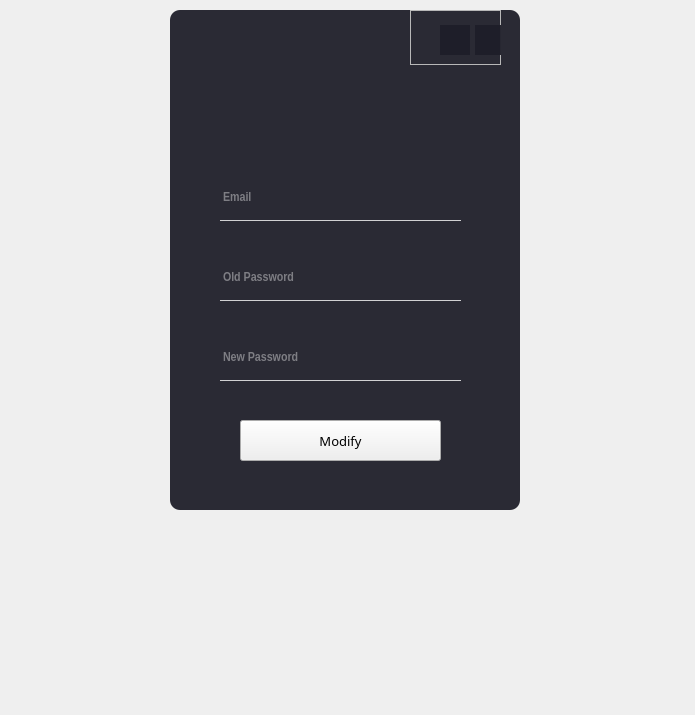
<?xml version="1.0" encoding="UTF-8"?>
<ui version="4.0">
 <class>Form</class>
 <widget class="QWidget" name="Form">
  <property name="geometry">
   <rect>
    <x>0</x>
    <y>0</y>
    <width>695</width>
    <height>715</height>
   </rect>
  </property>
  <property name="windowTitle">
   <string>Form</string>
  </property>
  <widget class="QWidget" name="widget" native="true">
   <property name="geometry">
    <rect>
     <x>170</x>
     <y>10</y>
     <width>350</width>
     <height>500</height>
    </rect>
   </property>
   <widget class="QLabel" name="label">
    <property name="geometry">
     <rect>
      <x>0</x>
      <y>0</y>
      <width>350</width>
      <height>500</height>
     </rect>
    </property>
    <property name="styleSheet">
     <string notr="true">background-color: rgba(30,30,40,240);
border-radius:10px;</string>
    </property>
    <property name="text">
     <string/>
    </property>
   </widget>
   <widget class="QLineEdit" name="Email_Text">
    <property name="geometry">
     <rect>
      <x>50</x>
      <y>170</y>
      <width>241</width>
      <height>41</height>
     </rect>
    </property>
    <property name="font">
     <font>
      <family>Arial Narrow</family>
      <pointsize>10</pointsize>
      <weight>75</weight>
      <bold>true</bold>
     </font>
    </property>
    <property name="styleSheet">
     <string notr="true">background-color: rgba(0, 0, 0,0);
border:1px solid rgba(0,0,0,0);
border-bottom-color:rgba(255,255,255,200);
padding-bottom:7px;
color:rgba(255,255,255,200);</string>
    </property>
    <property name="placeholderText">
     <string>Email</string>
    </property>
   </widget>
   <widget class="QLineEdit" name="Password_New_Text">
    <property name="geometry">
     <rect>
      <x>50</x>
      <y>330</y>
      <width>241</width>
      <height>41</height>
     </rect>
    </property>
    <property name="font">
     <font>
      <family>Arial Narrow</family>
      <pointsize>10</pointsize>
      <weight>75</weight>
      <bold>true</bold>
     </font>
    </property>
    <property name="styleSheet">
     <string notr="true">background-color: rgba(0, 0, 0,0);
border:1px solid rgba(0,0,0,0);
border-bottom-color:rgba(255,255,255,200);
padding-bottom:7px;
color:rgba(255,255,255,200);</string>
    </property>
    <property name="echoMode">
     <enum>QLineEdit::Password</enum>
    </property>
    <property name="placeholderText">
     <string>New Password</string>
    </property>
   </widget>
   <widget class="QPushButton" name="Modify_Password_Button">
    <property name="geometry">
     <rect>
      <x>70</x>
      <y>410</y>
      <width>201</width>
      <height>41</height>
     </rect>
    </property>
    <property name="font">
     <font>
      <family>Algerian</family>
      <pointsize>10</pointsize>
      <weight>50</weight>
      <italic>false</italic>
      <bold>false</bold>
     </font>
    </property>
    <property name="styleSheet">
     <string notr="true">QPushButton#Register_Button{
background-color:rgba(16,30,41,255);
color:rgba(255,255,255,200);
border-radius:5px;
}
QPushButton#Register_Button:hover{
background-color:rgba(5,50,118,150);
color:rgba(255,255,255,200);
border-radius:5px;
}
QPushButton#Register_Button:pressed{
padding-left:5px;
padding-top:5px;
background-color:rgba(10,65,118,100);
}</string>
    </property>
    <property name="text">
     <string>Modify</string>
    </property>
   </widget>
   <widget class="QLabel" name="label_2">
    <property name="geometry">
     <rect>
      <x>130</x>
      <y>70</y>
      <width>80</width>
      <height>80</height>
     </rect>
    </property>
    <property name="text">
     <string/>
    </property>
    <property name="pixmap">
     <pixmap>images/登录.png</pixmap>
    </property>
   </widget>
   <widget class="QFrame" name="frame">
    <property name="geometry">
     <rect>
      <x>240</x>
      <y>0</y>
      <width>91</width>
      <height>55</height>
     </rect>
    </property>
    <property name="frameShape">
     <enum>QFrame::StyledPanel</enum>
    </property>
    <property name="frameShadow">
     <enum>QFrame::Raised</enum>
    </property>
    <widget class="QPushButton" name="Exit_Button">
     <property name="geometry">
      <rect>
       <x>65</x>
       <y>15</y>
       <width>30</width>
       <height>30</height>
      </rect>
     </property>
     <property name="styleSheet">
      <string notr="true">QPushButton#Exit_Button{
background-color:rgba(30,30,40,240);
color:rgba(255,255,255,240);
border:none;
}
QPushButton#Exit_Button:hover{
background-color:rgba(140,40,58,150);
color:rgba(255,255,255,200);
border-radius:5px;
}
QPushButton#Exit_Button:pressed{
padding-left:5px;
padding-top:5px;
background-color:rgba(10,65,118,100);
}</string>
     </property>
     <property name="text">
      <string/>
     </property>
     <property name="icon">
      <iconset resource="rec.qrc">
       <normaloff>:/icon/images/关闭.png</normaloff>:/icon/images/关闭.png</iconset>
     </property>
    </widget>
    <widget class="QPushButton" name="Min_Button">
     <property name="geometry">
      <rect>
       <x>30</x>
       <y>15</y>
       <width>30</width>
       <height>30</height>
      </rect>
     </property>
     <property name="styleSheet">
      <string notr="true">QPushButton#Min_Button{
background-color:rgba(30,30,40,240);
color:rgba(255,255,255,200);
border:none;
}
QPushButton#Min_Button:hover{
background-color:rgba(140,40,58,150);
color:rgba(255,255,255,200);
border-radius:5px;
}
QPushButton#Min_Button:pressed{
padding-left:5px;
padding-top:5px;
background-color:rgba(10,65,118,100);
}</string>
     </property>
     <property name="text">
      <string/>
     </property>
     <property name="icon">
      <iconset resource="rec.qrc">
       <normaloff>:/images/images/最小化3.png</normaloff>:/images/images/最小化3.png</iconset>
     </property>
    </widget>
   </widget>
   <widget class="QLineEdit" name="Password_Old_Text">
    <property name="geometry">
     <rect>
      <x>50</x>
      <y>250</y>
      <width>241</width>
      <height>41</height>
     </rect>
    </property>
    <property name="font">
     <font>
      <family>Arial Narrow</family>
      <pointsize>10</pointsize>
      <weight>75</weight>
      <bold>true</bold>
     </font>
    </property>
    <property name="styleSheet">
     <string notr="true">background-color: rgba(0, 0, 0,0);
border:1px solid rgba(0,0,0,0);
border-bottom-color:rgba(255,255,255,200);
padding-bottom:7px;
color:rgba(255,255,255,200);</string>
    </property>
    <property name="echoMode">
     <enum>QLineEdit::Password</enum>
    </property>
    <property name="placeholderText">
     <string>Old Password</string>
    </property>
   </widget>
  </widget>
 </widget>
 <resources>
  <include location="rec.qrc"/>
 </resources>
 <connections/>
</ui>
